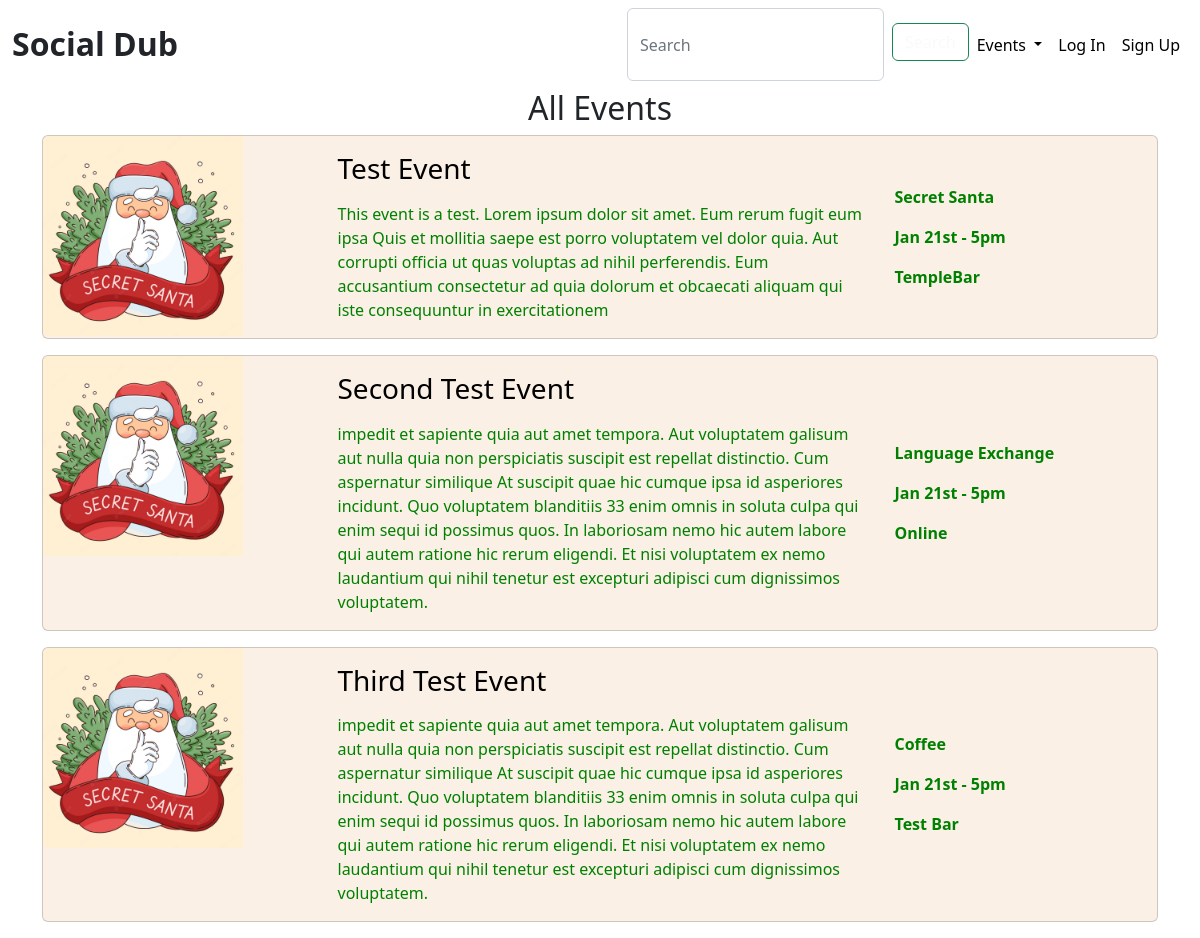
/events/all, run on the app's committed database.
### events/models.py (models this page shows, shortened)
class Event(models.Model):
    title = models.CharField(max_length=254)
    description = models.TextField()
    category = models.CharField(max_length=254, null=True)
    location = models.CharField(max_length=254, null=True, blank=True)
    date = models.DateTimeField(auto_now_add=True, null=True)
    user = models.CharField(max_length=24, null=True)
    people = models.IntegerField(null=True, blank=True)
    image = models.ImageField(null=True, blank=True)
    image_url = models.CharField(max_length=254, null=True, blank=True)
    online = models.BooleanField(default=False)

### events/views.py (the view)
# urls.py: path('<str:event_type_arg>', views.events_list, name='events_list'),
def events_list(request, event_type_arg):
    if event_type_arg == 'all':
        events = Event.objects.all()
        event_type = 'All Events'
    else:
        events = Event.objects.all()
    context = {
        'events': events,
        'event_type': event_type
    }
    return render(request, 'events/events-list.html', context)

### events/templates/events/events-list.html
{% extends 'base.html' %}
{% load static %}
{% block extra_css %}
    <link rel="stylesheet" href="{% static 'events/css/events.css' %}">
{% endblock %}
{% block content %}
<div class="container justify-content-center">
    <h2 class="text-center">{{ event_type }}</h2>
    {% for event in events %}
        <div class="card mb-3 event-list-cards">
            <a href="{% url 'event' event.id %}" class="event-list">
                <div class="row g-0">
                    <div class="col-md-3 d-none d-md-block">
                        <img src="{% static 'images/secret_santa.png' %}" class="img-fluid rounded-start" alt="secret santa" style="width: 200px; height: 200px; object-fit: cover;">
                    </div>
                    <div class="col-md-6">
                        <div class="card-body">
                        <h5 class="card-title h3 mb-3">{{ event.title }}</h5>
                        <p class="card-text">{{ event.description }}</p>
                        </div>
                    </div>
                    <div class="col-md-3 card-body-details">
                        <div class="card-body">
                        <p class="card-text fw-bold">{{ event.category }}</p>
                        <p class="card-text fw-bold">Jan 21st - 5pm</p>
                        <p class="card-text fw-bold">{{ event.location }}</p>
                        </div>
                    </div>
                </div>
            </a>
        </div>
    {% endfor %}
</div>
{% endblock %}

### templates/base.html (shortened to what this page needs)
{% load static %}
<!DOCTYPE html>
<html lang="en">
    <head>
        {% block core_css %}
            <link rel="stylesheet" href="{% static 'css/base.css' %}">
            <link href="https://cdn.jsdelivr.net/npm/bootstrap@5.2.3/dist/css/bootstrap.min.css"
            rel="stylesheet">
        {% endblock %}
        {% block extra_css %}
        {% endblock %}
    </head>
    <body>
        {% block page_header %}
        <nav class="navbar navbar-expand-md navbar-light">
            <div class="container-xxl">
              <a class="navbar-brand" href="test_nav.html">
                <span class="text-dark h2 fw-bold">
                  Social Dub
                </span>
              </a>
              <div class="collapse navbar-collapse justify-content-end align-center" id="main-nav">
                <form class="d-flex">
                  <input class="form-control me-2" type="search" placeholder="Search" aria-label="Search">
                  <button class="btn btn-outline-success" type="submit">Search</button>
                </form>
                <ul class="navbar-nav">
                  <li class="nav-item dropdown">
                    <a class="nav-link dropdown-toggle" href="#" id="navbarScrollingDropdown" role="button" data-bs-toggle="dropdown" aria-expanded="false">
                      Events
                    </a>
                  </li>
                  {% if user.is_authenticated %}
                    <li class="nav-item">
                        <a class="nav-link btn btn-success text-white" href="{% url 'add_event' %}" tabindex="-1" aria-disabled="true">Create New Event</a>
                    </li>
                  {% else %}
                    <li class="nav-item">
                        <a class="nav-link" href="{% url 'account_login' %}" tabindex="-1" aria-disabled="true">Log In</a>
                    </li>
                    <li class="nav-item">
                        <a class="nav-link" href="{% url 'account_signup' %}" tabindex="-1" aria-disabled="true">Sign Up</a>
                    </li>
                  {% endif %}
                </ul>
              </div>
            </div>
        </nav>
        {% endblock %}
        {% block content %}
        {% endblock %}
    </body>
</html>

### static/css/base.css (style rules this page uses)
a { color: black!important; text-decoration: none!important; }
button[type="submit"] { margin-top: 15px; margin-bottom: 20px; color:#fafafa; }

### events/static/events/css/events.css (style rules this page uses)
button[type="submit"] { margin-top: 15px; margin-bottom: 20px; color:#fafafa; }
p { color: green; }
.event-list-cards { max-width: 1400px; background-color: linen; }
.event-list { text-decoration: none; color: black; }
.card-body-details { display: flex; align-items: center; }

### data on the page
Event: title "Test Event", description "This event is a test. Lorem ipsum dolor sit amet. Eum rerum fugit eum ipsa Quis et mollitia saepe est porro voluptatem vel dolor quia. Aut corrupti officia ut quas voluptas ad nihil perferendis. Eum accusantium consectetur ad quia dolorum et obcaecati aliquam qui iste consequuntur in exercitationem", category "Secret Santa", location "TempleBar"
Event: title "Second Test Event", description "impedit et sapiente quia aut amet tempora. Aut voluptatem galisum aut nulla quia non perspiciatis suscipit est repellat distinctio. Cum aspernatur similique At suscipit quae hic cumque ipsa id asperiores incidunt. Quo voluptatem blanditiis 33 enim omnis in soluta culpa qui enim sequi id possimus quos. In laboriosam nemo hic autem labore qui autem ratione hic rerum eligendi. Et nisi voluptatem ex nemo laudantium qui nihil tenetur est excepturi adipisci cum dignissimos voluptatem.", category "Language Exchange", location "Online"
Event: title "Third Test Event", description "impedit et sapiente quia aut amet tempora. Aut voluptatem galisum aut nulla quia non perspiciatis suscipit est repellat distinctio. Cum aspernatur similique At suscipit quae hic cumque ipsa id asperiores incidunt. Quo voluptatem blanditiis 33 enim omnis in soluta culpa qui enim sequi id possimus quos. In laboriosam nemo hic autem labore qui autem ratione hic rerum eligendi. Et nisi voluptatem ex nemo laudantium qui nihil tenetur est excepturi adipisci cum dignissimos voluptatem.", category "Coffee", location "Test Bar"

### other printed values
{{ event_type }} "All Events"
